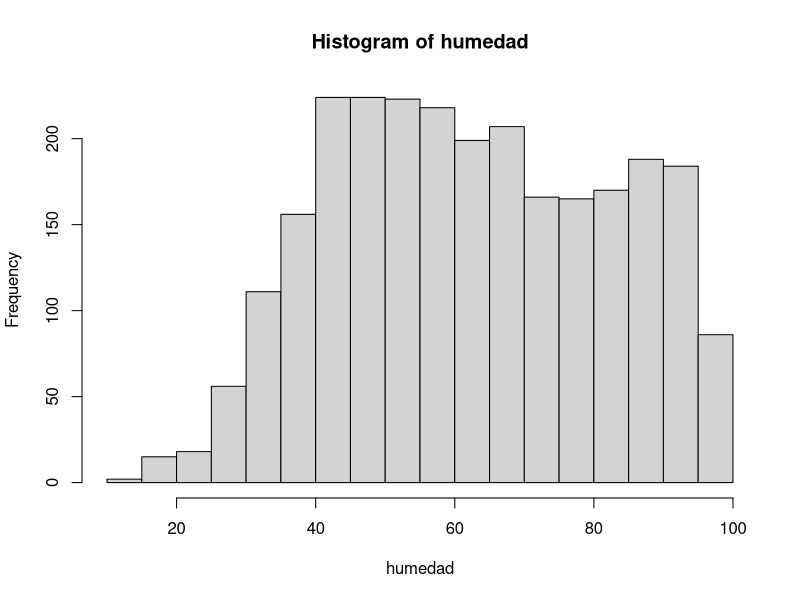
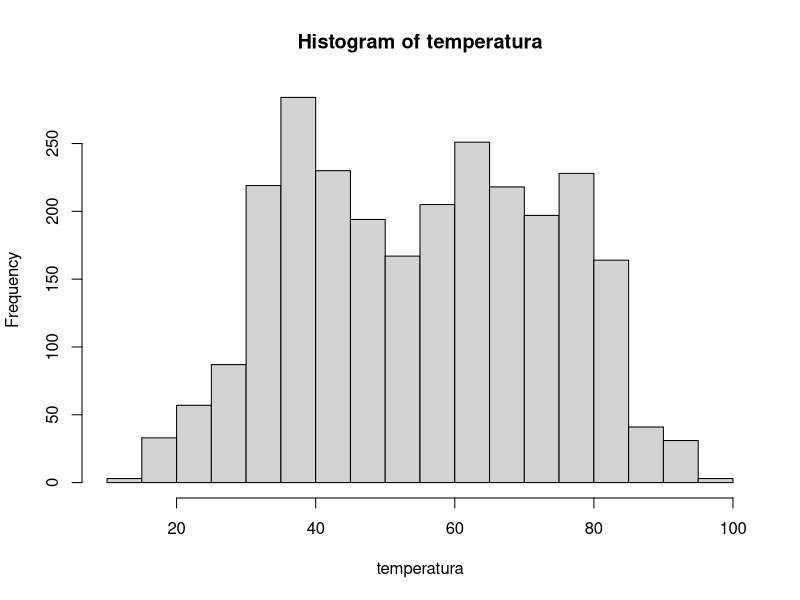
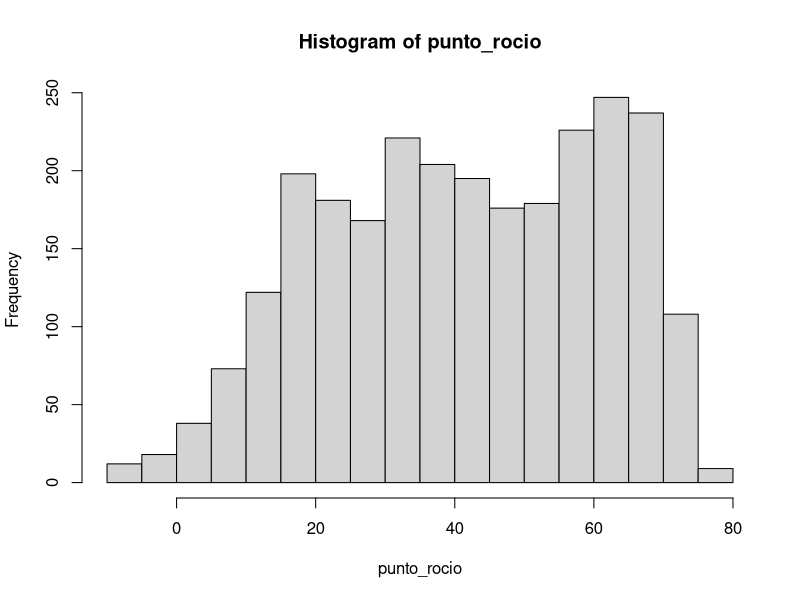
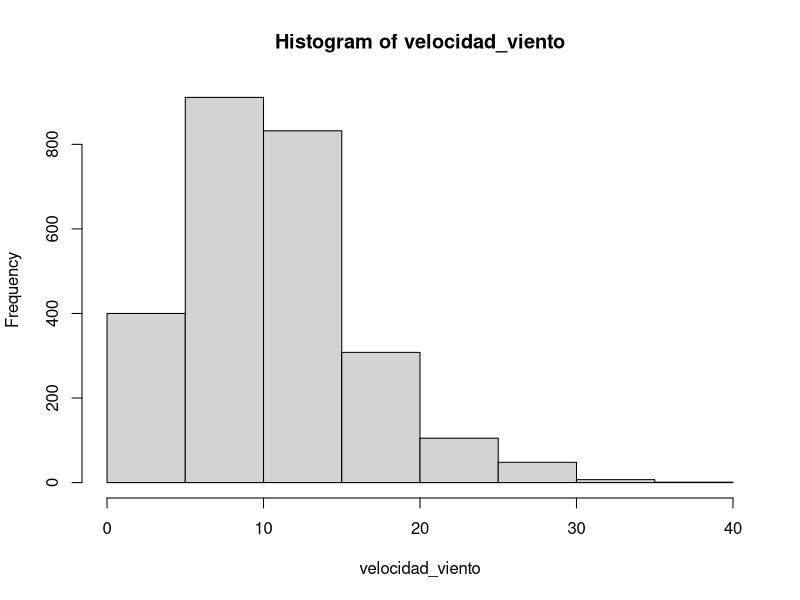

Generate these figures, in order, with R:
# nombre del archivo a mandar por correo:
# nombre_apellido_inferencia_profesor.R
# ejemplo:
# juan_perez_estadistica_mayer.R

# No olvide ejecutar las líneas 6 y 11 antes de empezar el resto del trabajo
library(readxl)


# 1. Use la función read_excel para cargar los datos que se encuentran en el archivo excel datos_ie.xlsx
misdatos <- read_excel("datos_ie.xlsx")
View(misdatos)
class(misdatos)


# 2. Para la variable "velocidad_viento", que es una de las columnas de los datos 
# que acaba de cargar, encuentre lo siguiente usando la función quantile:
# 2.1 el cuantil 0.025 (2 pto)
# 2.2 la mediana (2 pto)
# 2.3 el cuantil 0.975 (2 pto)
# Nota la función quantile es la que calcula cuantiles de un vector. Por ejemplo si el vector se llama x y
# queremos calcular el cuantil 37 escribiremos en R quantile(x, 0.37)
velocidad_viento <- c(misdatos$velocidad_viento)
quantile(velocidad_viento, 0.025)
#mediana es el 50% es decir el 0.5
quantile(velocidad_viento, 0.5)
quantile(velocidad_viento, 0.975)


# 3. Para la variable "temperatura" compute lo siguiente
# 3.1 la media (2 pto)
# 3.2 la desviación estandar    (2 pto)
# 3.3 la cantidad de observaciones (n)   (2 pto)
# 3.4 la desviación estandar, dividida por la raíz de n  (2 pto)
temperatura <- c(misdatos$temperatura)
mean(temperatura)
sd(temperatura)
length(temperatura)
sd(temperatura)/sqrt(2612)

# 4. Grafique los histogramas de estas cuatro variables: temperatura, humedad,
# punto_rocio y velocidad_viento. Puede usar cualquier función y paquete de R (4 pts)
punto_rocio <- c(misdatos$punto_rocio)
humedad <- c(misdatos$humedad)

hist(humedad)
hist(temperatura)
hist(punto_rocio)
hist(velocidad_viento)

# 5. Use el comando pnorm, para encontrar la probabilidad de que una variable aleatoria normal
# estándard esté entre -1 y 1.2, es decir, encontrar P(-1 <= z <= 1.2)
# Nota, el comando pnorm asume por defecto que nuestra normal es estándar. (2 pto)
pnorm(1.2, 0, 1, TRUE)
(pnorm(-1, 0, 1, TRUE))
pnorm(1.2, 0, 1, TRUE)-(pnorm(-1, 0, 1, TRUE))


